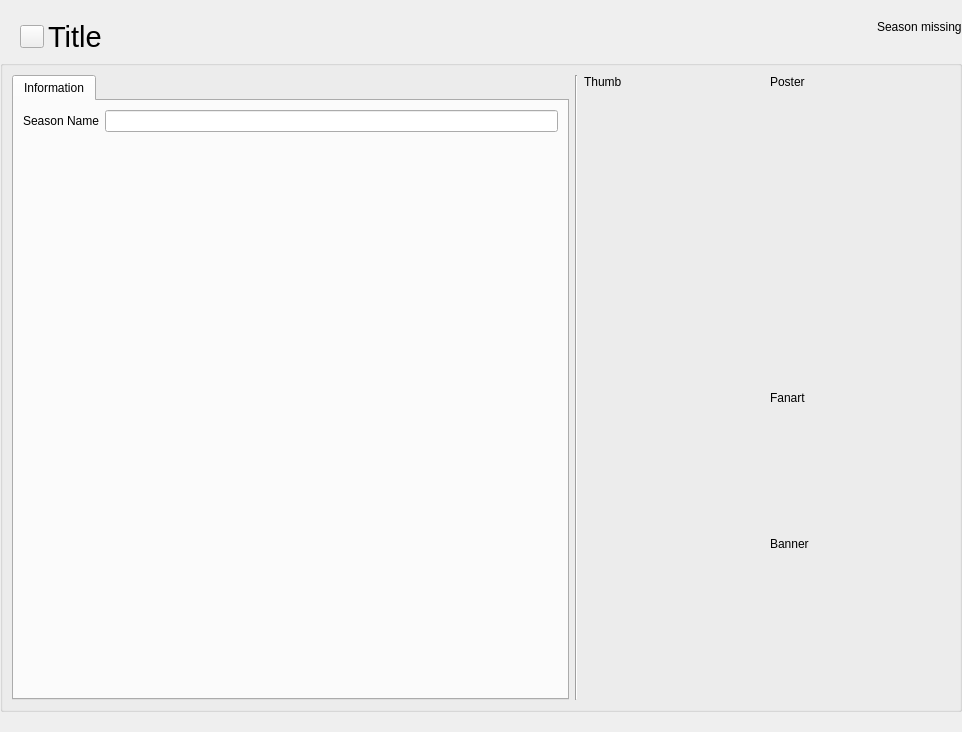
<?xml version="1.0" encoding="UTF-8"?>
<ui version="4.0">
 <class>TvShowWidgetSeason</class>
 <widget class="QWidget" name="TvShowWidgetSeason">
  <property name="geometry">
   <rect>
    <x>0</x>
    <y>0</y>
    <width>962</width>
    <height>732</height>
   </rect>
  </property>
  <layout class="QVBoxLayout" name="verticalLayout_2" stretch="0,1">
   <property name="leftMargin">
    <number>0</number>
   </property>
   <property name="topMargin">
    <number>0</number>
   </property>
   <property name="rightMargin">
    <number>0</number>
   </property>
   <property name="bottomMargin">
    <number>20</number>
   </property>
   <item>
    <layout class="QHBoxLayout" name="horizontalLayout" stretch="1,0">
     <property name="spacing">
      <number>0</number>
     </property>
     <item>
      <layout class="QVBoxLayout" name="verticalLayout_4">
       <property name="spacing">
        <number>0</number>
       </property>
       <property name="topMargin">
        <number>20</number>
       </property>
       <item>
        <layout class="QHBoxLayout" name="horizontalLayout_3">
         <item>
          <spacer name="horizontalSpacer_2">
           <property name="orientation">
            <enum>Qt::Horizontal</enum>
           </property>
           <property name="sizeType">
            <enum>QSizePolicy::Fixed</enum>
           </property>
           <property name="sizeHint" stdset="0">
            <size>
             <width>20</width>
             <height>20</height>
            </size>
           </property>
          </spacer>
         </item>
         <item>
          <widget class="QToolButton" name="buttonRevert">
           <property name="cursor">
            <cursorShape>PointingHandCursor</cursorShape>
           </property>
           <property name="toolTip">
            <string>Episode has changed. Click to revert changes.</string>
           </property>
           <property name="text">
            <string/>
           </property>
           <property name="icon">
            <iconset resource="../../../data/MediaElch.qrc">
             <normaloff>:/img/arrow_circle_left.png</normaloff>:/img/arrow_circle_left.png</iconset>
           </property>
          </widget>
         </item>
         <item>
          <widget class="QLabel" name="title">
           <property name="font">
            <font>
             <family>Helvetica Neue</family>
             <pointsize>22</pointsize>
            </font>
           </property>
           <property name="text">
            <string>Title</string>
           </property>
           <property name="indent">
            <number>4</number>
           </property>
           <property name="isHeader" stdset="0">
            <bool>true</bool>
           </property>
          </widget>
         </item>
         <item>
          <spacer name="horizontalSpacer_3">
           <property name="orientation">
            <enum>Qt::Horizontal</enum>
           </property>
           <property name="sizeHint" stdset="0">
            <size>
             <width>40</width>
             <height>20</height>
            </size>
           </property>
          </spacer>
         </item>
        </layout>
       </item>
      </layout>
     </item>
     <item>
      <widget class="QLabel" name="missingLabel">
       <property name="sizePolicy">
        <sizepolicy hsizetype="Preferred" vsizetype="Preferred">
         <horstretch>0</horstretch>
         <verstretch>0</verstretch>
        </sizepolicy>
       </property>
       <property name="text">
        <string>Season missing</string>
       </property>
      </widget>
     </item>
    </layout>
   </item>
   <item>
    <widget class="QGroupBox" name="seasonGroupBox">
     <property name="title">
      <string/>
     </property>
     <layout class="QHBoxLayout" name="horizontalLayout_2">
      <item>
       <widget class="QTabWidget" name="tabWidget">
        <property name="currentIndex">
         <number>0</number>
        </property>
        <widget class="QWidget" name="tabInformation">
         <attribute name="title">
          <string>Information</string>
         </attribute>
         <layout class="QVBoxLayout" name="verticalLayout_5">
          <item>
           <layout class="QFormLayout" name="seasonFormLayout">
            <item row="0" column="1">
             <widget class="QLineEdit" name="seasonName"/>
            </item>
            <item row="0" column="0">
             <widget class="QLabel" name="lblSeasonName">
              <property name="text">
               <string>Season Name</string>
              </property>
             </widget>
            </item>
           </layout>
          </item>
         </layout>
        </widget>
       </widget>
      </item>
      <item>
       <widget class="Line" name="line">
        <property name="orientation">
         <enum>Qt::Vertical</enum>
        </property>
       </widget>
      </item>
      <item>
       <layout class="QVBoxLayout" name="verticalLayout_3">
        <item>
         <widget class="QLabel" name="labelThumb">
          <property name="text">
           <string>Thumb</string>
          </property>
         </widget>
        </item>
        <item>
         <widget class="ClosableImage" name="thumb">
          <property name="minimumSize">
           <size>
            <width>180</width>
            <height>102</height>
           </size>
          </property>
          <property name="maximumSize">
           <size>
            <width>180</width>
            <height>102</height>
           </size>
          </property>
          <property name="cursor">
           <cursorShape>PointingHandCursor</cursorShape>
          </property>
          <property name="toolTip">
           <string>Click to Change</string>
          </property>
          <property name="text">
           <string/>
          </property>
          <property name="pixmap">
           <pixmap resource="../../../data/MediaElch.qrc">:/img/placeholders/thumb.png</pixmap>
          </property>
          <property name="alignment">
           <set>Qt::AlignCenter</set>
          </property>
          <property name="clickable" stdset="0">
           <bool>true</bool>
          </property>
          <property name="myFixedHeight" stdset="0">
           <number>102</number>
          </property>
         </widget>
        </item>
        <item>
         <spacer name="verticalSpacer">
          <property name="orientation">
           <enum>Qt::Vertical</enum>
          </property>
          <property name="sizeHint" stdset="0">
           <size>
            <width>20</width>
            <height>40</height>
           </size>
          </property>
         </spacer>
        </item>
       </layout>
      </item>
      <item>
       <layout class="QVBoxLayout" name="verticalLayout">
        <item>
         <widget class="QLabel" name="labelPoster">
          <property name="text">
           <string>Poster</string>
          </property>
         </widget>
        </item>
        <item>
         <widget class="ClosableImage" name="poster">
          <property name="minimumSize">
           <size>
            <width>180</width>
            <height>290</height>
           </size>
          </property>
          <property name="maximumSize">
           <size>
            <width>180</width>
            <height>290</height>
           </size>
          </property>
          <property name="cursor">
           <cursorShape>PointingHandCursor</cursorShape>
          </property>
          <property name="toolTip">
           <string>Click to Change</string>
          </property>
          <property name="text">
           <string/>
          </property>
          <property name="pixmap">
           <pixmap resource="../../../data/MediaElch.qrc">:/img/placeholders/poster.png</pixmap>
          </property>
          <property name="alignment">
           <set>Qt::AlignCenter</set>
          </property>
          <property name="clickable" stdset="0">
           <bool>true</bool>
          </property>
          <property name="myFixedHeight" stdset="0">
           <number>290</number>
          </property>
         </widget>
        </item>
        <item>
         <widget class="QLabel" name="labelFanart">
          <property name="text">
           <string>Fanart</string>
          </property>
         </widget>
        </item>
        <item>
         <widget class="ClosableImage" name="backdrop">
          <property name="minimumSize">
           <size>
            <width>180</width>
            <height>120</height>
           </size>
          </property>
          <property name="maximumSize">
           <size>
            <width>180</width>
            <height>120</height>
           </size>
          </property>
          <property name="cursor">
           <cursorShape>PointingHandCursor</cursorShape>
          </property>
          <property name="toolTip">
           <string>Click to Change</string>
          </property>
          <property name="text">
           <string/>
          </property>
          <property name="pixmap">
           <pixmap resource="../../../data/MediaElch.qrc">:/img/placeholders/fanart.png</pixmap>
          </property>
          <property name="alignment">
           <set>Qt::AlignCenter</set>
          </property>
          <property name="clickable" stdset="0">
           <bool>true</bool>
          </property>
          <property name="myFixedHeight" stdset="0">
           <number>120</number>
          </property>
         </widget>
        </item>
        <item>
         <widget class="QLabel" name="labelBanner">
          <property name="text">
           <string>Banner</string>
          </property>
         </widget>
        </item>
        <item>
         <widget class="ClosableImage" name="banner">
          <property name="minimumSize">
           <size>
            <width>180</width>
            <height>53</height>
           </size>
          </property>
          <property name="maximumSize">
           <size>
            <width>180</width>
            <height>53</height>
           </size>
          </property>
          <property name="cursor">
           <cursorShape>PointingHandCursor</cursorShape>
          </property>
          <property name="toolTip">
           <string>Click to change</string>
          </property>
          <property name="text">
           <string/>
          </property>
          <property name="pixmap">
           <pixmap resource="../../../data/MediaElch.qrc">:/img/placeholders/banner.png</pixmap>
          </property>
          <property name="alignment">
           <set>Qt::AlignCenter</set>
          </property>
          <property name="clickable" stdset="0">
           <bool>true</bool>
          </property>
          <property name="myFixedHeight" stdset="0">
           <number>53</number>
          </property>
         </widget>
        </item>
        <item>
         <spacer name="verticalSpacer_4">
          <property name="orientation">
           <enum>Qt::Vertical</enum>
          </property>
          <property name="sizeHint" stdset="0">
           <size>
            <width>20</width>
            <height>40</height>
           </size>
          </property>
         </spacer>
        </item>
       </layout>
      </item>
     </layout>
    </widget>
   </item>
  </layout>
 </widget>
 <customwidgets>
  <customwidget>
   <class>ClosableImage</class>
   <extends>QLabel</extends>
   <header>ui/small_widgets/ClosableImage.h</header>
  </customwidget>
 </customwidgets>
 <resources>
  <include location="../../../data/MediaElch.qrc"/>
 </resources>
 <connections/>
</ui>
